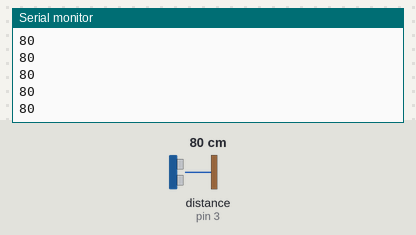
A sketch run on a simulated Arduino Uno, built with avr-gcc and run on an emulated ATmega328P. Shown: the last lines printed to the serial monitor. Wiring (inferred from the names in the program): ultrasonic range finder: trigger pin 2; echo pin 3. The inputs (shaded band) are chosen by the test bench; at power-on: distance to the obstacle (sensor on pin 3) 80 cm. The echo pulse lasts 58.3 µs per cm.

Above: at 1.2 s.
1.3 s: distance to the obstacle (sensor on pin 3) set to 2 cm
At 1.8 s:
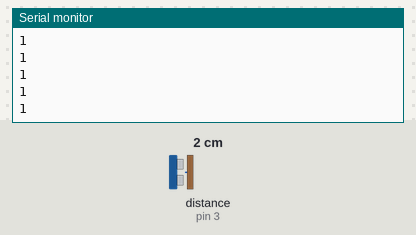
2.8 s: distance to the obstacle (sensor on pin 3) set to 4 cm
At 3.5 s:
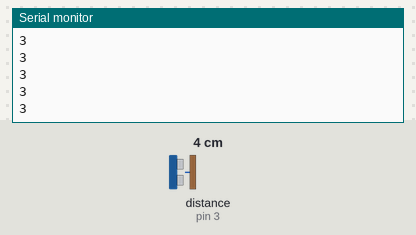
Timing chart, 0 to 5.8 s (numbered marks = the images above; inputs shaded):
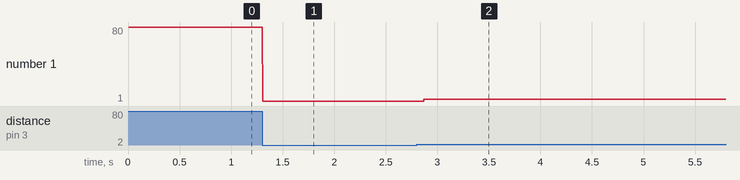

The sketch:

ultrasonicTest.ino
```cpp
const int trigpin= 2;
const int echopin=3;
long distance;

void setup() {
  Serial.begin(9600);
  pinMode(echopin,INPUT);
  pinMode(trigpin,OUTPUT);
}
void getDistance()
{
 float duration;
 digitalWrite(trigpin,LOW);
 delayMicroseconds(2);
 digitalWrite(trigpin,HIGH);
 delayMicroseconds(10);
 digitalWrite(trigpin,LOW);
 duration=pulseIn(echopin,HIGH);
 distance=duration/29/2;
 Serial.print(distance);
 Serial.println();
}


void loop() {
  getDistance();

}
```

Measured:
- after the input at 1.3 s, the serial monitor: prints a new line at once (image 1)
- after the input at 2.8 s, the serial monitor: prints a new line after 0.07 s (image 2)
- plotted number 1: 80 → 1 after the input at 1.3 s, 1 → 3 after the input at 2.8 s
